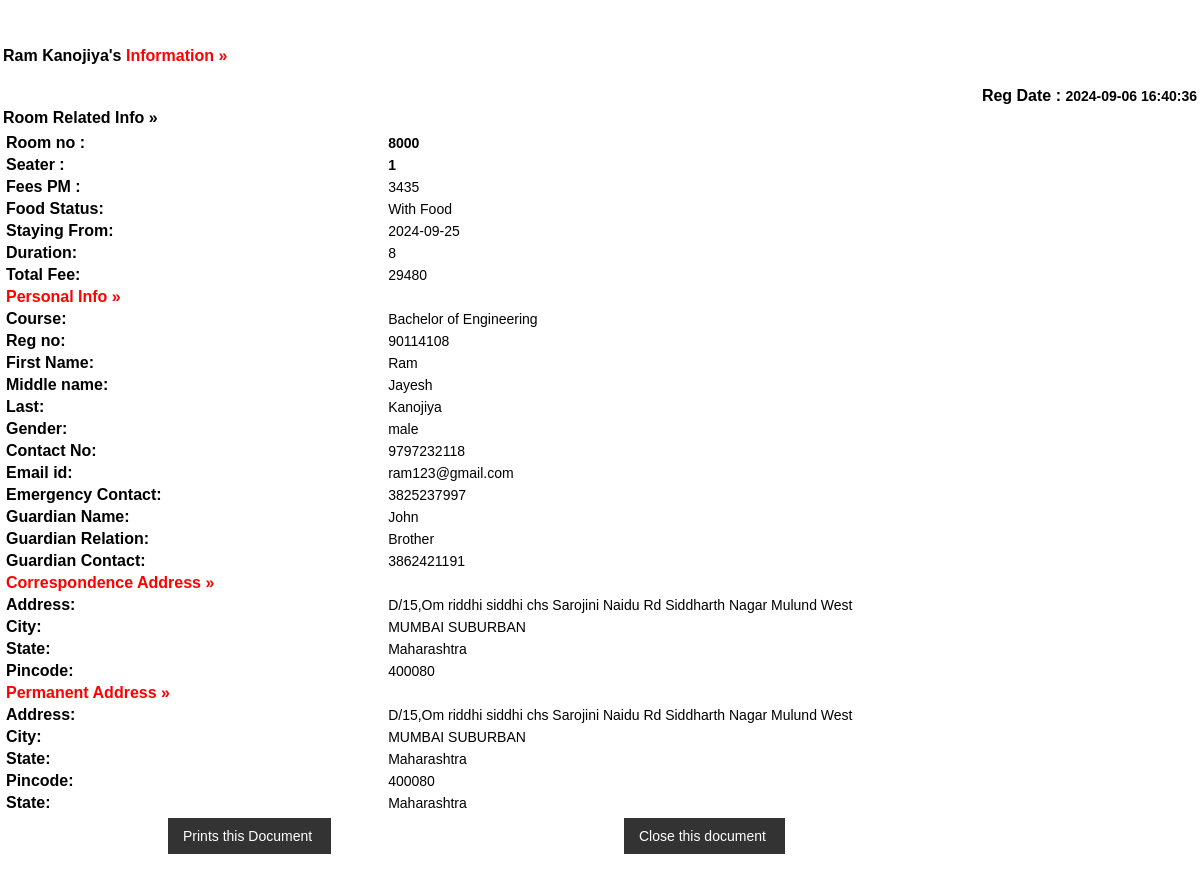
Screenshot of /admin/full-profile.php?id=2 with the database file from the repository.
### tables this page shows
CREATE TABLE `registration` (
  `id` int(11) NOT NULL,
  `userid` int(11) DEFAULT NULL,
  `roomno` int(11) NOT NULL,
  `seater` int(11) NOT NULL,
  `feespm` int(11) NOT NULL,
  `foodstatus` int(11) NOT NULL,
  `stayfrom` date NOT NULL,
  `duration` int(11) NOT NULL,
  `totalamt` int(11) DEFAULT NULL,
  `course` varchar(500) NOT NULL,
  `regno` int(11) NOT NULL,
  `firstName` varchar(500) NOT NULL,
  `middleName` varchar(500) NOT NULL,
  `lastName` varchar(500) NOT NULL,
  `gender` varchar(250) NOT NULL,
  `contactno` bigint(11) NOT NULL,
  `emailid` varchar(500) NOT NULL,
  `egycontactno` bigint(11) NOT NULL,
  `guardianName` varchar(500) NOT NULL,
  `guardianRelation` varchar(500) NOT NULL,
  `guardianContactno` bigint(11) NOT NULL,
  `corresAddress` varchar(500) NOT NULL,
  `corresCIty` varchar(500) NOT NULL,
  `corresState` varchar(500) NOT NULL,
  `corresPincode` int(11) NOT NULL,
  `pmntAddress` varchar(500) NOT NULL,
  `pmntCity` varchar(500) NOT NULL,
  `pmnatetState` varchar(500) NOT NULL,
  `pmntPincode` int(11) NOT NULL,
  `postingDate` timestamp NOT NULL DEFAULT current_timestamp(),
  `updationDate` varchar(500) NOT NULL
);

### admin/full-profile.php (the view, shortened to what this page needs)
<?php
include("includes/config.php");
?>
<!DOCTYPE html PUBLIC "-//W3C//DTD XHTML 1.0 Transitional//EN" "http://www.w3.org/TR/xhtml1/DTD/xhtml1-transitional.dtd">
<html xmlns="http://www.w3.org/1999/xhtml">
<head>
<link href="css/full-profile.css" rel="stylesheet" type="text/css" />
</head>
<body>
  <table width="100%" border="0">
    <?php
    $profile_id = $_GET["id"];
    $ret = "SELECT * FROM registration where id=?";
    $stmt = $mysqli->prepare($ret);
    $stmt->bind_param('s', $profile_id);
    $stmt->execute();
    $res = $stmt->get_result();
    while ($row = $res->fetch_object()) {
      ?>
      <tr>
        <td colspan="2" align="center" class="font1">&nbsp;</td>
      </tr>
      <tr>
        <td colspan="2" align="center" class="font1">&nbsp;</td>
      </tr>
      <tr>
        <td colspan="2" class="font"><?php echo ucfirst($row->firstName); ?>   <?php echo ucfirst($row->lastName); ?>'s <span
            class="font1"> Information &raquo;</span> </td>
      </tr>
      <tr>
        <td colspan="2" class="font">&nbsp;&nbsp;&nbsp;&nbsp;&nbsp;&nbsp;&nbsp;&nbsp;&nbsp;&nbsp;&nbsp;&nbsp;
          <div align="right">Reg Date : <span class="comb-value"><?php echo $row->postingDate; ?></span></div>
        </td>
      </tr>
      <tr>
        <td colspan="2" class="heading" style="color: ;">Room Related Info &raquo; </td>
      </tr>
      <tr>
        <td colspan="2" class="font1">
          <table width="100%" border="0">
            <tr>
              <td width="32%" valign="top" class="heading">Room no : </td>
              <td class="comb-value1"><span class="comb-value"><?php echo $row->roomno; ?></span></td>
            </tr>
            <tr>
              <td width="22%" valign="top" class="heading">Seater : </td>
              <td class="comb-value1"><span class="comb-value"><?php echo $row->seater; ?></span></td>
            </tr>
            <tr>
              <td width="12%" valign="top" class="heading">Fees PM : </td>
              <td class="comb-value1"><?php echo  $row->feespm; ?></td>
            </tr>
            <tr>
              <td width="12%" valign="top" class="heading">Food Status: </td>
              <td class="comb-value1"><?php if ($row->foodstatus == 0) {
                echo "Without Food";
              } else {
                echo "With Food";
              }
              ; ?></td>
            </tr>
            <tr>
              <td width="12%" valign="top" class="heading">Staying From: </td>
              <td class="comb-value1"><?php echo $row->stayfrom; ?></td>
            </tr>
            <tr>
              <td width="12%" valign="top" class="heading">Duration: </td>
              <td class="comb-value1"><?php echo  $row->duration; ?></td>
            </tr>
            <tr>
              <td width="12%" valign="top" class="heading">Total Fee: </td>
              <td class="comb-value1">
                <?php echo $row->totalamt;?></td>
            </tr>
            <tr>
              <td colspan="2" align="left" class="heading" style="color: red;">Personal Info &raquo; </td>
            </tr>
            <td width="12%" valign="top" class="heading">Course: </td>
            <td class="comb-value1"><?php echo $row->course; ?></td>
      </tr>
      <tr>
        <td width="12%" valign="top" class="heading">Reg no: </td>
        <td class="comb-value1"><?php echo $row->regno; ?></td>
      </tr>
      <tr>
        <td width="12%" valign="top" class="heading">First Name: </td>
        <td class="comb-value1"><?php echo $row->firstName; ?></td>
      </tr>
      <tr>
        <td width="12%" valign="top" class="heading">Middle name: </td>
        <td class="comb-value1"><?php echo $row->middleName; ?></td>
      </tr>
      <tr>
        <td width="12%" valign="top" class="heading">Last: </td>
        <td class="comb-value1"><?php echo $row->lastName; ?></td>
      </tr>
      <tr>
        <td width="12%" valign="top" class="heading">Gender: </td>
        <td class="comb-value1"><?php echo $row->gender; ?></td>
      </tr>
      <tr>
        <td width="12%" valign="top" class="heading">Contact No: </td>
        <td class="comb-value1"><?php echo $row->contactno; ?></td>
      </tr>
      <tr>
        <td width="12%" valign="top" class="heading">Email id: </td>
        <td class="comb-value1"><?php echo $row->emailid; ?></td>
      </tr>
      <tr>
        <td width="12%" valign="top" class="heading">Emergency Contact: </td>
        <td class="comb-value1"><?php echo $row->egycontactno; ?></td>
      </tr>
      <tr>
        <td width="12%" valign="top" class="heading">Guardian Name: </td>
        <td class="comb-value1"><?php echo $row->guardianName; ?></td>
      </tr>
      <tr>
        <td width="12%" valign="top" class="heading">Guardian Relation: </td>
        <td class="comb-value1"><?php echo $row->guardianRelation; ?></td>
      </tr>
      <tr>
        <td width="12%" valign="top" class="heading">Guardian Contact: </td>
        <td class="comb-value1"><?php echo $row->guardianContactno; ?></td>
      </tr>
      <tr>
        <td colspan="2" class="heading" style="color: red;">Correspondence Address &raquo; </td>
      </tr>
      <tr>
        <td width="12%" valign="top" class="heading">Address: </td>
        <td class="comb-value1"><?php echo $row->corresAddress; ?></td>
      </tr>
      <tr>
        <td width="12%" valign="top" class="heading">City: </td>
        <td class="comb-value1"><?php echo $row->corresCIty; ?></td>
      </tr>
      <tr>
        <td width="12%" valign="top" class="heading">State: </td>
        <td class="comb-value1"><?php echo $row->corresState; ?></td>
      </tr>
      <tr>
        <td width="12%" valign="top" class="heading">Pincode: </td>
        <td class="comb-value1"><?php echo $row->corresPincode; ?></td>
      </tr>
      <tr>
        <td colspan="2" class="heading" style="color: red;">Permanent Address &raquo; </td>
      </tr>
      <tr>
        <td width="12%" valign="top" class="heading">Address: </td>
        <td class="comb-value1"><?php echo $row->pmntAddress; ?></td>
      </tr>
      <tr>
        <td width="12%" valign="top" class="heading">City: </td>
        <td class="comb-value1"><?php echo $row->pmntCity; ?></td>
      </tr>
      <tr>
        <td width="12%" valign="top" class="heading">State: </td>
        <td class="comb-value1"><?php echo $row->pmnatetState; ?></td>
      </tr>
      <tr>
        <td width="12%" valign="top" class="heading">Pincode: </td>
        <td class="comb-value1"><?php echo $row->pmntPincode; ?></td>
      </tr>
      <tr>
        <td width="12%" valign="top" class="heading">State: </td>
        <td class="comb-value1"><?php echo $row->pmnatetState; ?></td>
      </tr>
    <?php } ?>
  </table>
  <tr>
    <td colspan="2" align="right">
      <form id="form1" name="form1" method="post" action="">
        <table width="100%" border="0" cellpadding="0" cellspacing="0">
          <tr>
            <td width="14%">&nbsp;</td>
            <td width="35%" class="comb-value"><label>
                <input name="Submit" type="submit" class="txtbox4" value="Prints this Document "
                  onClick="return f3();" />
              </label></td>
            <td width="3%">&nbsp;</td>
            <td width="26%"><label>
                <input name="Submit2" type="submit" class="txtbox4" value="Close this document "
                  onClick="return f2();" />
              </label></td>
            <td width="8%">&nbsp;</td>
            <td width="14%">&nbsp;</td>
          </tr>
        </table>
      </form>
    </td>
  </tr>
</body>
</html>

### admin/css/full-profile.css (style rules this page uses)
body { font-family: Arial, sans-serif; margin: 0; padding: 0; }
.heading { font-weight: bold; font-size: 16px; margin-top: 20px; }
.font1 { font-size: 16px; font-weight: bold; color: red; }
.font { font-size: 16px; font-weight: bold; }
.comb-value { font-weight: bold; font-size: 14px; }
.comb-value1 { font-size: 14px; }
.txtbox4 { padding: 8px 12px; font-size: 14px; margin-right: 10px; }
input[type="submit"] { background-color: #333; color: #fff; border: none; padding: 10px 15px; cursor: pointer; font-size: 14px; }

### rows the page displays
registration: firstName "Ram", lastName "Kanojiya", postingDate "2024-09-06 16:40:36", roomno "8000", seater "1", feespm "3435", foodstatus "With Food", stayfrom "2024-09-25", duration "8", totalamt "29480", course "Bachelor of Engineering", regno "90114108", middleName "Jayesh", gender "male", contactno "9797232118", emailid "ram123@gmail.com", egycontactno "3825237997", guardianName "John", guardianRelation "Brother", guardianContactno "3862421191", corresAddress "D/15,Om riddhi siddhi chs Sarojini Naidu Rd Siddharth Nagar Mulund West", corresCIty "MUMBAI SUBURBAN", corresState "Maharashtra", corresPincode "400080", pmntAddress "D/15,Om riddhi siddhi chs Sarojini Naidu Rd Siddharth Nagar Mulund West", pmntCity "MUMBAI SUBURBAN", pmnatetState "Maharashtra", pmntPincode "400080"
